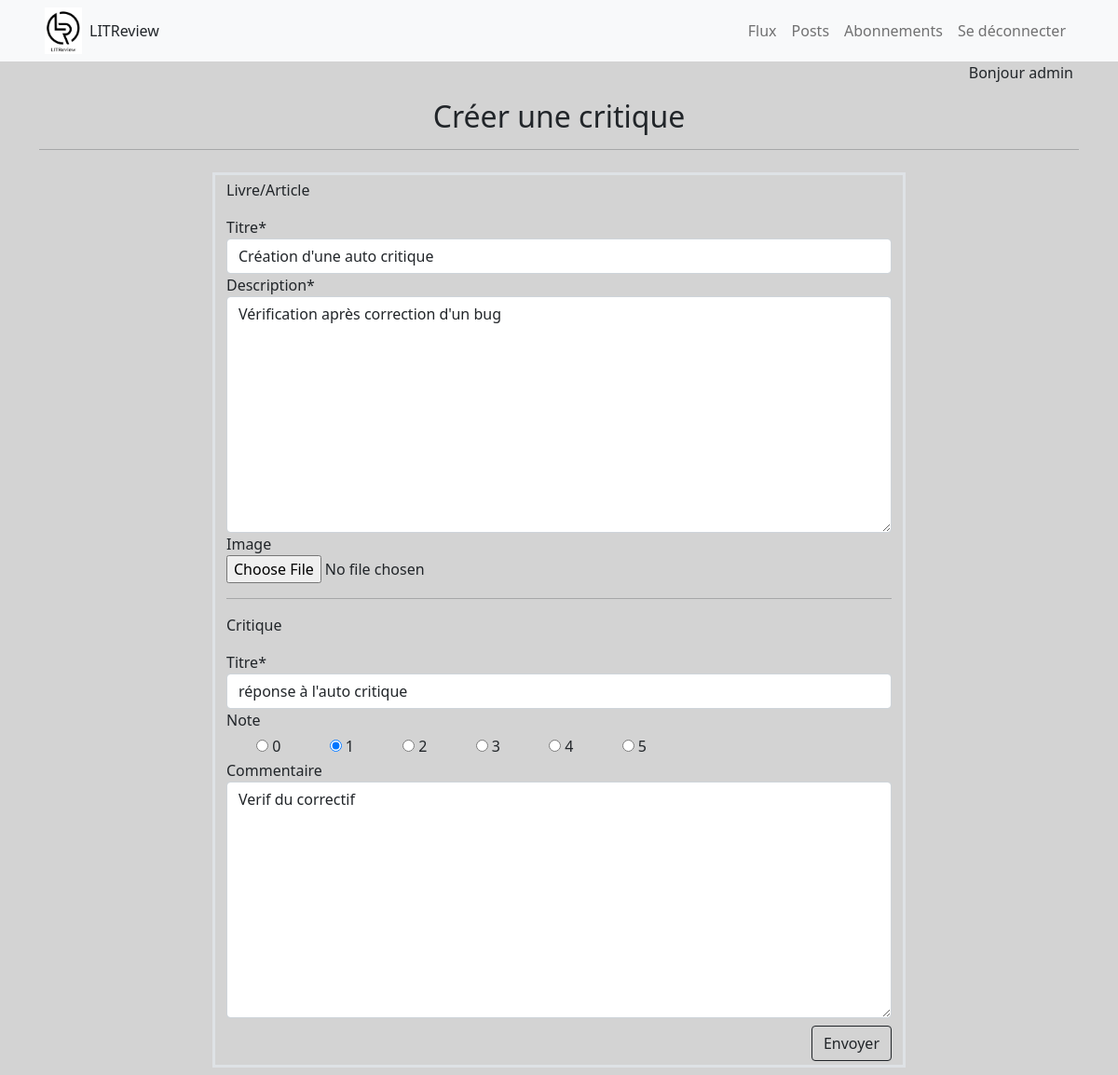
/add_review/change_review/19 (signed in), run on the app's committed database.
### user/models.py (models this page shows)
class User(AbstractUser):
    pass

### review/models.py (models this page shows, shortened)
class Review(models.Model):
    ticket = models.ForeignKey(Ticket, null=True, on_delete=models.CASCADE)
    title = models.CharField(max_length=128)
    description = models.TextField(max_length=2048)
    rating = models.PositiveSmallIntegerField(validators=[MinValueValidator(0), MaxValueValidator(5)])
    time_created = models.DateTimeField(auto_now_add=True, null=True)
    headline = models.CharField(max_length=128)
    body = models.TextField(max_length=8192, blank=True)
    user = models.ForeignKey(User, on_delete=models.CASCADE)
    image = models.ImageField(upload_to='images', null=True, blank=True)

### review/views.py (the view, shortened to what this page needs)
# urls.py: path('change_review/<int:id_review>', views.change_review, name='change_review'),
@login_required
def change_review(request, id_review: int):
    instance_review = get_object_or_404(Review, pk=id_review)
    instance_ticket = Ticket.objects.get(review__pk=id_review)
    if instance_review.user == User.objects.get(pk=instance_ticket.author_id):
        form = CreateReviewForm(instance=instance_review)
        context = {'form': form, 'title': 'Modifier une critique'}
        return render(request, 'review/create_review.html', context)

### review/forms.py
class CreateReviewForm(forms.ModelForm):
    rating = forms.ChoiceField(label='Note', widget=forms.RadioSelect(), choices=RANKING_CHOICES)
    class Meta:
        model = Review
        fields = ['title', 'description', 'image', 'headline', 'rating', 'body']
        labels = {
            'title': 'Titre',
            'description': 'Description',
            'headline': 'Titre',
            'rating': 'Note',
            'body': 'Commentaire',
        }

### review/templates/review/create_review.html (shortened to what this page needs)
{% extends 'main.html' %}
{% load crispy_forms_tags %}
{% block content %}
<div class="text-center">
        <h2 class="pt-3">Créer une critique</h2>
    <hr>
 </div>
    <div class = "container py-2">
        <div class="row justify-content-around align-items-start">
            <div class="col-8 border border-3">
                {% if form.instance.id %}
                    <form enctype="multipart/form-data" method="POST" action="{% url 'add_review' id_review=form.instance.id %}">
                {% else %}
                    <form enctype="multipart/form-data" method="POST" action="{% url 'add_review' %}">
                {% endif %}
                        <div class="form-row">
                            <p class='mt-1'>Livre/Article</p>
                            {{ form.title|as_crispy_field }}
                            {{ form.description|as_crispy_field }}
                            {{ form.image|as_crispy_field }}
                        </div>
                        <div class="form-row">
                            <hr>
                            <p class='mt-1'>Critique</p>
                            {{ form.headline|as_crispy_field }}
                            {{ form.rating.label }}<br/>
                            {% for radio in form.rating %}
                                <div class="form-check form-check-inline ms-2 mt-1">
                                    {{ radio }}
                                </div>
                            {% endfor %}
                            {{ form.body|as_crispy_field }}
                        </div>
                        <div class="d-flex justify-content-end" >
                            <button class="btn btn-outline-dark my-1 mt-2" type = "submit">Envoyer</button>
                        </div>
                    </form>
            </div>
        </div>
    </div>
{% endblock %}

### templates/main.html (shortened to what this page needs)
{% load static %}
<!doctype html>
<html lang="fr">
<head>
    <link href="https://cdn.jsdelivr.net/npm/bootstrap@5.0.1/dist/css/bootstrap.min.css" rel="stylesheet">
    <link rel="stylesheet" type ="text/css" href="{% static 'css/style_main.css' %}">
</head>
<body>
    {% if user.is_authenticated%}
        {% include 'bases/navbar.html' %}
        <div class="row justify-content-end">
            <span class="d-flex justify-content-end me-5">Bonjour {{ user.username }}</span>
        </div>
    {% endif %}
    <div class= "container">
        {% block content %}{% endblock %}
    </div>
</body>
</html>

### static/css/style_main.css (style rules this page uses)
body { background-color: lightgrey; }

### data on the page
User: username "admin"
Review: title "Création d'une auto critique", description "Vérification après correction d'un bug", headline "réponse à l'auto critique", body "Verif du correctif"
